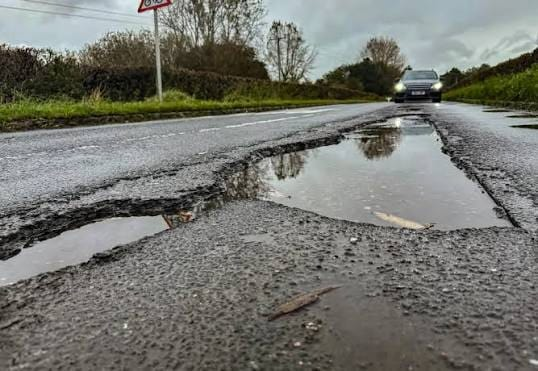
#> input picture samples/images/WhatsApp Image 2026-11-14 at 3.36.40 AM.jpeg, 538 x 371 px; its folder holds 4 pictures in this run
$ python add_conditions.py --src '../samples/images/WhatsApp Image 2026-11-14 at 3.36.40 AM.jpeg'
#> lines starting #> are read from the running program, lines starting #| are printed output that depends on the picture
#> in main, im is the input picture: shape (371, 538, 3); mean B, G, R 112.3, 118.4, 117.3
"""Adverse-condition copies of a YOLO dataset split: night, fog, smoke, dust, rain, motion blur.

Boxes are unchanged (photometric effects only), so every copy keeps the original labels.

  night : gamma-darkened, sodium / moonlight cast, sensor noise, lamp glare (see add_night.night)
  fog   : atmospheric scattering model I = J*t + A*(1-t), transmission falls with distance (top of frame)
  smoke : patchy grey-brown haze from multi-octave noise, uneven density
  dust  : warm yellow-brown low-contrast haze plus fine specks
  rain  : streak layer (oriented motion-blurred drops), darkening, slight blur, wet-road sheen
  blur  : camera shake / vehicle vibration

usage:
  python ml/add_conditions.py --src data/pothole_v3/train --frac 0.45            # mixed conditions, into src
  python ml/add_conditions.py --src data/eval_pothole/ext --dst data/eval_pothole/ext_fog --mode fog --frac 1
"""
import argparse
import random
import shutil
from pathlib import Path

import cv2
import numpy as np

from add_night import night

MODES = ["night", "fog", "smoke", "dust", "rain", "blur"]


# [8 lines left out: function _noise_field, not called in this run]


def fog(img, rng):
    h, w = img.shape[:2]
#> h = 371; w = 538
    J = img.astype(np.float32) / 255.0
    depth = np.linspace(1.0, 0.15, h, dtype=np.float32)[:, None] * np.ones((1, w), np.float32)
    beta = rng.uniform(1.2, 2.8)
    t = np.exp(-beta * depth * rng.uniform(0.6, 1.0))[..., None]
    A = rng.uniform(0.75, 0.95)
    out = J * t + A * (1 - t)
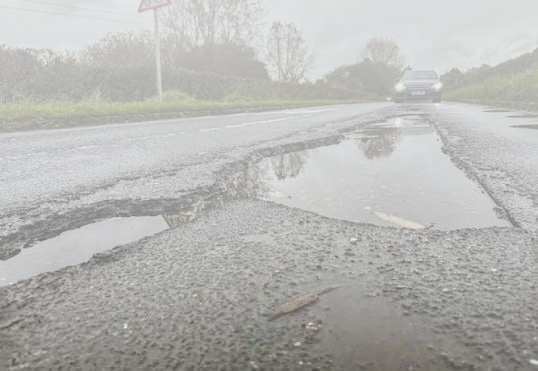
#> out: shape (371, 538, 3) float32; mean B, G, R 0.714, 0.722, 0.723
    return (out.clip(0, 1) * 255).astype(np.uint8)


# [42 lines left out: functions smoke, dust, rain, blur, not called in this run]


FX = {"night": night, "fog": fog, "smoke": smoke, "dust": dust, "rain": rain, "blur": blur}
WEIGHTS = {"night": 0.3, "fog": 0.17, "smoke": 0.12, "dust": 0.13, "rain": 0.16, "blur": 0.12}


def main():
    ap = argparse.ArgumentParser()
    ap.add_argument("--src", required=True)
    ap.add_argument("--dst", default=None)
    ap.add_argument("--mode", default="mix", choices=MODES + ["mix"])
    ap.add_argument("--frac", type=float, default=0.45)
    ap.add_argument("--seed", type=int, default=11)
    ap.add_argument("--nc", default="1")
    ap.add_argument("--names", default="['pothole']")
    a = ap.parse_args()
    rng = random.Random(a.seed)
    src, dst = Path(a.src), Path(a.dst) if a.dst else Path(a.src)
    (dst / "images").mkdir(parents=True, exist_ok=True)
    (dst / "labels").mkdir(parents=True, exist_ok=True)
    imgs = [p for p in sorted((src / "images").iterdir()) if p.suffix.lower() in {".jpg", ".jpeg", ".png"}
            and not p.name.startswith(("nt_", "wx_"))]
    rng.shuffle(imgs)
    counts = {}
    for p in imgs[: int(len(imgs) * a.frac)]:
        im = cv2.imread(str(p))
        if im is None:
            continue
        mode = a.mode if a.mode != "mix" else rng.choices(list(WEIGHTS), list(WEIGHTS.values()))[0]
        out = FX[mode](im, rng)
        name = (f"wx_{mode}_" if dst == src else "") + p.stem + ".jpg"
        cv2.imwrite(str(dst / "images" / name), out, [cv2.IMWRITE_JPEG_QUALITY, 88])
        lab = src / "labels" / (p.stem + ".txt")
        tgt = dst / "labels" / (Path(name).stem + ".txt")
        shutil.copy(lab, tgt) if lab.exists() else tgt.write_text("")
        counts[mode] = counts.get(mode, 0) + 1
    if dst != src:
        (dst / "data.yaml").write_text(f"path: {dst.resolve().as_posix()}\ntrain: images\nval: images\ntest: images\n"
                                       f"nc: {a.nc}\nnames: {a.names}\n")
    print("wrote", counts, "->", dst)


if __name__ == "__main__":
    main()
